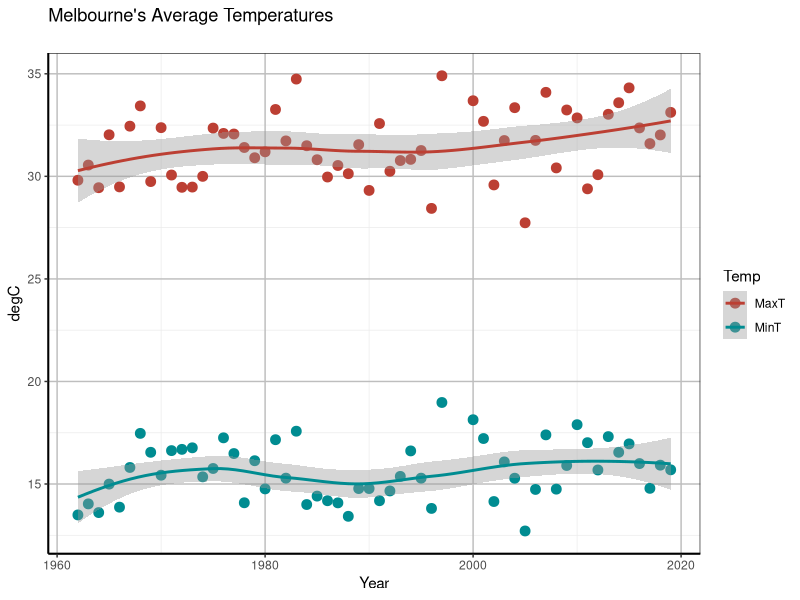

Generate this figure with R:

library(tidyverse)
library(reshape2)


data2 <- read.csv("data/kerang.csv", as.is=TRUE, header=TRUE)
data2 <- na.omit(data2)

max.temp <- select(data2, everything())%>%
  #filter(Month == 2)%>%
        filter(Month %in% c(2)) %>%
        filter(Year >=1900 & Year <= 2019)%>%
  group_by(Year)%>%
  summarize(MaxT = mean(Max), MinT = mean(Min))

tall.temp <- gather(data=max.temp,key=Temp,value=Degree,na.rm=FALSE,MaxT,MinT)

# To tidy up and remove reshape2----------------------------------
#tall.temp2 <- gather(max.temp, Year)

plot <- ggplot(tall.temp, aes(Year,Degree, col=Temp)) + 
        geom_point(size=3) + 
        geom_smooth(method=loess) + 
        ggtitle("Melbourne's Average Temperatures\n") +
        scale_color_hue(l=45) +
        ylab("degC") 

plot <- plot + theme_bw()

plot <- plot + theme(panel.grid.major = element_line(size = 0.5, color = "grey"), axis.line = element_line(size = 0.7, color = "black"))    
plot
  
